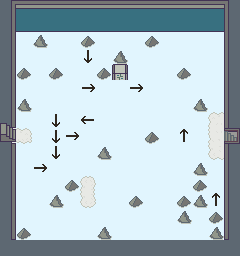

This is a level from a 2D game, rendered from its Tiled map with the project's own tilesets. A one-line summary and the map file follow, with tile-layer data summarised:
An orthogonal 15x16 tile map with 16x16 px tiles, 2 tile layers (Tile Layer 1, Tile Layer 2), 8 tilesets and 8 objects (2x NPC, 2x Modifier, 2x Door, Solid).

<map version="1.9" tiledversion="1.9.0" orientation="orthogonal" renderorder="right-down" width="15" height="16" tilewidth="16" tileheight="16" infinite="0" backgroundcolor="#e1f5fe" nextlayerid="11" nextobjectid="72">
 <properties>
  <property name="action" value="(map-name &quot;XEONJIA TOWER – 7F&quot;)" />
  <property name="disable-worldmap" type="bool" value="true" />
  <property name="map-name" value="XEONJIA TOWER – 7F" />
  <property name="music" value="tower" />
 </properties>
 <tileset firstgid="1" source="../tilesets/outdoor-1.tsx" />
 <tileset firstgid="129" source="../tilesets/monsters.tsx" />
 <tileset firstgid="204" source="../tilesets/npc_common.tsx" />
 <tileset firstgid="256" source="../tilesets/outdoor-2.tsx" />
 <tileset firstgid="416" source="../tilesets/outdoor-3.tsx" />
 <tileset firstgid="544" source="../tilesets/npc_main.tsx" />
 <tileset firstgid="576" source="../tilesets/basic.tsx" />
 <tileset firstgid="600" source="../tilesets/tower.tsx" />
 <layer id="1" name="Tile Layer 1" width="15" height="16">
  <data>[240 cells, 112 non-empty, 24 distinct tile ids]</data>
 </layer>
 <objectgroup id="9" name="npc">
  <object id="63" class="NPC" gid="559" x="208" y="160" width="16" height="16">
   <properties>
    <property name="action" value="(dialog '((&quot;/&quot; &quot;What are those things?&quot;)))" />
    <property name="actionOnEvent">(if (visited-room "x8")
  (delete-me))</property>
    <property name="movementPattern" value="0" />
   </properties>
  </object>
  <object id="64" class="NPC" gid="575" x="207" y="128" width="16" height="16">
   <properties>
    <property name="action">(if (!get "x7-move")
  (dialog '(("/" "Seventh floor. I think we're more than halfway through.")))
  (begin
    (set-orientation '(0 64))
    (dialog '(("/" "She amuses herself easily.")))))</property>
    <property name="actionOnEvent">(if (visited-room "x8")
  (delete-me))</property>
   </properties>
  </object>
 </objectgroup>
 <layer id="6" name="Tile Layer 2" width="15" height="16">
  <data>[240 cells, 1 non-empty, 1 distinct tile ids]</data>
 </layer>
 <objectgroup id="8" name="items">
  <object id="67" class="Solid" x="192" y="128" width="16" height="16">
   <properties>
    <property name="actionOnCollision">(if (!get "x7-move")
  (begin
    (delete-me)
    (set "x7-move" #t)
    (set-orientation '(3 63))
    (set-orientation '(3 64))
    (dialog
      '(("/" "?\nWhat are those arrows?")
      ("/milla" "I don't know! Try getting on it and see if anything happens.")
      ("/" "Let's try.")))
    (wait)
    (move '(3 -1))
    (wait 1.2)
    (set-orientation '(0 -1))
    (dialog '(("/" "Uh?")))
    (wait)
    (move '(0 -1))
    (wait 1.2)
    (set-orientation '(0 -1))
    (dialog
      '(("/" "They change the direction you're going.")
      ("/milla" "That's so nice. It looks like a lot of fun.")
      ("/" "Not that much.")))
    (wait)
    (move '(0 -1))
    (wait 1.2)
    (move '(0 -1))
    (wait 1.2)
    (set-orientation '(0 -1))
    (move '(0 63))
    (wait 0.6)
    (dialog '(("/milla_happy" "I like it!")))
    (wait)
    (set-orientation '(0 64))
    (quiet '(#f 63))))</property>
    <property name="actionOnEvent">(if (get "x7-move")
  (delete-me))</property>
   </properties>
  </object>
  <object id="68" class="Modifier" gid="594" x="48" y="240" width="16" height="16">
   <properties>
    <property name="moneyDelta" type="int" value="20" />
   </properties>
  </object>
  <object id="69" class="Modifier" gid="594" x="192" y="240" width="16" height="16">
   <properties>
    <property name="moneyDelta" type="int" value="20" />
   </properties>
  </object>
  <object id="70" gid="660" x="112" y="96" width="16" height="16">
   <properties>
    <property name="action">(if (= (orientation) 1)
  (if (= (get-initial-HP) 100)
    (hp-machine
      '(("fresh-water" 33 "(give-item \"fresh-water\")")
      ("pomegranate-juice" 90 "(give-item \"pomegranate-juice\")")
      ("kiwi-juice" 105 "(give-item \"kiwi-juice\")")
      ("healer" 125 "(give-item \"healer\")")
      ("healer-plus" 140 "(give-item \"healer-plus\")")
      ("hp-up-5-shop" 180 "(begin (increase-HP 5) (set-HP-diff 105))")))
    (hp-machine
      '(("fresh-water" 33 "(give-item \"fresh-water\")")
      ("pomegranate-juice" 90 "(give-item \"pomegranate-juice\")")
      ("kiwi-juice" 105 "(give-item \"kiwi-juice\")")
      ("healer" 125 "(give-item \"healer\")")
      ("healer-plus" 140 "(give-item \"healer-plus\")"))))
  (dialog '(("I can't use the HP machine from this side."))))</property>
   </properties>
  </object>
 </objectgroup>
 <objectgroup id="10" name="spawn points">
  <object id="54" class="Door" x="16" y="128" width="16" height="16">
   <properties>
    <property name="orientation" type="int" value="2" />
    <property name="roomId" value="x8" />
   </properties>
  </object>
  <object id="66" class="Door" x="208" y="128" width="16" height="16">
   <properties>
    <property name="mainDoor" type="bool" value="true" />
    <property name="orientation" type="int" value="3" />
    <property name="roomId" value="x6" />
   </properties>
  </object>
 </objectgroup>
</map>
